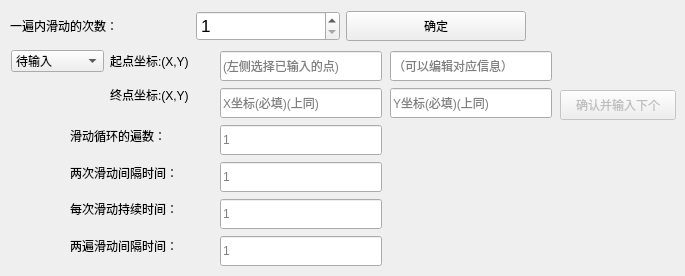
   <widget class="QWidget" name="multi_drag_test">
    <attribute name="title">
     <string>多线滑动测试</string>
    </attribute>
    <widget class="QWidget" name="layoutWidget">
     <property name="geometry">
      <rect>
       <x>220</x>
       <y>50</y>
       <width>162</width>
       <height>217</height>
      </rect>
     </property>
     <layout class="QGridLayout" name="gridLayout_3">
      <item row="0" column="0">
       <widget class="QLineEdit" name="v_m_drag_start_p_x">
        <property name="minimumSize">
         <size>
          <width>160</width>
          <height>30</height>
         </size>
        </property>
        <property name="maximumSize">
         <size>
          <width>16777215</width>
          <height>30</height>
         </size>
        </property>
        <property name="font">
         <font>
          <pointsize>9</pointsize>
         </font>
        </property>
        <property name="placeholderText">
         <string>(左侧选择已输入的点)</string>
        </property>
       </widget>
      </item>
      <item row="1" column="0">
       <widget class="QLineEdit" name="v_m_drag_end_p_x">
        <property name="minimumSize">
         <size>
          <width>0</width>
          <height>30</height>
         </size>
        </property>
        <property name="maximumSize">
         <size>
          <width>16777215</width>
          <height>30</height>
         </size>
        </property>
        <property name="font">
         <font>
          <pointsize>9</pointsize>
         </font>
        </property>
        <property name="text">
         <string/>
        </property>
        <property name="placeholderText">
         <string>X坐标(必填)(上同)</string>
        </property>
       </widget>
      </item>
      <item row="2" column="0">
       <widget class="QLineEdit" name="v_m_drag_loop_num">
        <property name="minimumSize">
         <size>
          <width>0</width>
          <height>30</height>
         </size>
        </property>
        <property name="maximumSize">
         <size>
          <width>16777215</width>
          <height>30</height>
         </size>
        </property>
        <property name="font">
         <font>
          <pointsize>9</pointsize>
         </font>
        </property>
        <property name="placeholderText">
         <string>1</string>
        </property>
       </widget>
      </item>
      <item row="3" column="0">
       <widget class="QLineEdit" name="v_m_drag_i_time">
        <property name="minimumSize">
         <size>
          <width>0</width>
          <height>30</height>
         </size>
        </property>
        <property name="maximumSize">
         <size>
          <width>16777215</width>
          <height>30</height>
         </size>
        </property>
        <property name="font">
         <font>
          <pointsize>9</pointsize>
         </font>
        </property>
        <property name="placeholderText">
         <string>1</string>
        </property>
       </widget>
      </item>
      <item row="4" column="0">
       <widget class="QLineEdit" name="v_m_drag_time">
        <property name="minimumSize">
         <size>
          <width>0</width>
          <height>30</height>
         </size>
        </property>
        <property name="maximumSize">
         <size>
          <width>16777215</width>
          <height>30</height>
         </size>
        </property>
        <property name="font">
         <font>
          <pointsize>9</pointsize>
         </font>
        </property>
        <property name="placeholderText">
         <string>1</string>
        </property>
       </widget>
      </item>
      <item row="5" column="0">
       <widget class="QLineEdit" name="v_m_drag_trip_i_time">
        <property name="minimumSize">
         <size>
          <width>0</width>
          <height>30</height>
         </size>
        </property>
        <property name="maximumSize">
         <size>
          <width>16777215</width>
          <height>30</height>
         </size>
        </property>
        <property name="font">
         <font>
          <pointsize>9</pointsize>
         </font>
        </property>
        <property name="placeholderText">
         <string>1</string>
        </property>
       </widget>
      </item>
     </layout>
    </widget>
    <widget class="QWidget" name="layoutWidget">
     <property name="geometry">
      <rect>
       <x>390</x>
       <y>50</y>
       <width>162</width>
       <height>69</height>
      </rect>
     </property>
     <layout class="QGridLayout" name="gridLayout_9">
      <item row="2" column="0">
       <widget class="QLineEdit" name="v_m_drag_end_p_y">
        <property name="minimumSize">
         <size>
          <width>0</width>
          <height>30</height>
         </size>
        </property>
        <property name="maximumSize">
         <size>
          <width>16777215</width>
          <height>30</height>
         </size>
        </property>
        <property name="font">
         <font>
          <pointsize>9</pointsize>
         </font>
        </property>
        <property name="placeholderText">
         <string>Y坐标(必填)(上同)</string>
        </property>
       </widget>
      </item>
      <item row="1" column="0">
       <widget class="QLineEdit" name="v_m_drag_start_p_y">
        <property name="minimumSize">
         <size>
          <width>160</width>
          <height>30</height>
         </size>
        </property>
        <property name="maximumSize">
         <size>
          <width>16777215</width>
          <height>30</height>
         </size>
        </property>
        <property name="font">
         <font>
          <pointsize>9</pointsize>
         </font>
        </property>
        <property name="placeholderText">
         <string>（可以编辑对应信息）</string>
        </property>
       </widget>
      </item>
     </layout>
    </widget>
    <widget class="QWidget" name="layoutWidget">
     <property name="geometry">
      <rect>
       <x>70</x>
       <y>120</y>
       <width>138</width>
       <height>141</height>
      </rect>
     </property>
     <layout class="QGridLayout" name="gridLayout_10">
      <item row="3" column="0">
       <widget class="QLabel" name="m_drag_trip_i_time">
        <property name="font">
         <font>
          <pointsize>9</pointsize>
         </font>
        </property>
        <property name="whatsThis">
         <string>&lt;html&gt;&lt;head/&gt;&lt;body&gt;&lt;p&gt;该输入框设置的是遍与遍之间的滑动间隔，即一遍的n次滑动结束以后，直到下一个n次滑动开始的间隔。针对一个点的点击测试。取值范围为&amp;gt;0的浮点数。不填默认为1。单位为秒。&lt;/p&gt;&lt;/body&gt;&lt;/html&gt;</string>
        </property>
        <property name="text">
         <string>两遍滑动间隔时间：</string>
        </property>
       </widget>
      </item>
      <item row="2" column="0">
       <widget class="QLabel" name="m_drag_time">
        <property name="font">
         <font>
          <pointsize>9</pointsize>
         </font>
        </property>
        <property name="whatsThis">
         <string>&lt;html&gt;&lt;head/&gt;&lt;body&gt;&lt;p&gt;每次滑动时间。取值范围为&amp;gt;0的浮点数。不填默认为1。单位为秒。&lt;/p&gt;&lt;/body&gt;&lt;/html&gt;</string>
        </property>
        <property name="text">
         <string>每次滑动持续时间：</string>
        </property>
       </widget>
      </item>
      <item row="1" column="0">
       <widget class="QLabel" name="m_drag_i_time">
        <property name="font">
         <font>
          <pointsize>9</pointsize>
         </font>
        </property>
        <property name="whatsThis">
         <string>&lt;html&gt;&lt;head/&gt;&lt;body&gt;&lt;p&gt;两次滑动间隔时间。取值范围为&amp;gt;0的浮点数。不填默认为1。单位为秒。&lt;/p&gt;&lt;/body&gt;&lt;/html&gt;</string>
        </property>
        <property name="text">
         <string>两次滑动间隔时间：</string>
        </property>
       </widget>
      </item>
      <item row="0" column="0">
       <widget class="QLabel" name="m_drag_loop_num">
        <property name="font">
         <font>
          <pointsize>9</pointsize>
         </font>
        </property>
        <property name="whatsThis">
         <string>&lt;html&gt;&lt;head/&gt;&lt;body&gt;&lt;p&gt;滑动循环的遍数。取值范围为&amp;gt;=1的整数。不填默认为1。单位为次。&lt;/p&gt;&lt;/body&gt;&lt;/html&gt;</string>
        </property>
        <property name="text">
         <string>滑动循环的遍数：</string>
        </property>
       </widget>
      </item>
     </layout>
    </widget>
    <widget class="QWidget" name="layoutWidget">
     <property name="geometry">
      <rect>
       <x>10</x>
       <y>10</y>
       <width>516</width>
       <height>32</height>
      </rect>
     </property>
     <layout class="QGridLayout" name="gridLayout_11">
      <item row="0" column="0">
       <widget class="QLabel" name="m_drag_num">
        <property name="font">
         <font>
          <pointsize>9</pointsize>
         </font>
        </property>
        <property name="whatsThis">
         <string>&lt;html&gt;&lt;head/&gt;&lt;body&gt;&lt;p&gt;一遍内滑动的次数。取值范围为&amp;gt;=1的整数。调整数字后必须点击确定按钮。单位为次。&lt;/p&gt;&lt;/body&gt;&lt;/html&gt;</string>
        </property>
        <property name="text">
         <string>一遍内滑动的次数：                </string>
        </property>
       </widget>
      </item>
      <item row="0" column="1">
       <widget class="QSpinBox" name="v_m_drag_num">
        <property name="minimumSize">
         <size>
          <width>144</width>
          <height>30</height>
         </size>
        </property>
        <property name="maximumSize">
         <size>
          <width>144</width>
          <height>144</height>
         </size>
        </property>
        <property name="font">
         <font>
          <pointsize>13</pointsize>
         </font>
        </property>
        <property name="minimum">
         <number>1</number>
        </property>
        <property name="maximum">
         <number>10</number>
        </property>
        <property name="value">
         <number>1</number>
        </property>
       </widget>
      </item>
      <item row="0" column="2">
       <widget class="QPushButton" name="confirmMultiDragButton">
        <property name="minimumSize">
         <size>
          <width>0</width>
          <height>30</height>
         </size>
        </property>
        <property name="maximumSize">
         <size>
          <width>16777215</width>
          <height>30</height>
         </size>
        </property>
        <property name="font">
         <font>
          <pointsize>9</pointsize>
         </font>
        </property>
        <property name="text">
         <string>确定</string>
        </property>
       </widget>
      </item>
     </layout>
    </widget>
    <widget class="QPushButton" name="multiDragNextButton">
     <property name="enabled">
      <bool>false</bool>
     </property>
     <property name="geometry">
      <rect>
       <x>560</x>
       <y>90</y>
       <width>116</width>
       <height>30</height>
      </rect>
     </property>
     <property name="minimumSize">
      <size>
       <width>0</width>
       <height>30</height>
      </size>
     </property>
     <property name="maximumSize">
      <size>
       <width>16777215</width>
       <height>30</height>
      </size>
     </property>
     <property name="font">
      <font>
       <pointsize>9</pointsize>
      </font>
     </property>
     <property name="text">
      <string>确认并输入下个</string>
     </property>
    </widget>
    <widget class="QWidget" name="layoutWidget">
     <property name="geometry">
      <rect>
       <x>11</x>
       <y>50</y>
       <width>192</width>
       <height>61</height>
      </rect>
     </property>
     <layout class="QGridLayout" name="gridLayout_6">
      <item row="0" column="0">
       <widget class="QComboBox" name="dragSelectComboBox">
        <property name="whatsThis">
         <string>设置多点点击的point的个数数后，可以在这里编辑每个点的信息
如果没有设置好每个点的坐标，会有相应提示，请补充完成</string>
        </property>
        <property name="autoFillBackground">
         <bool>true</bool>
        </property>
        <property name="editable">
         <bool>false</bool>
        </property>
        <property name="duplicatesEnabled">
         <bool>false</bool>
        </property>
        <property name="frame">
         <bool>true</bool>
        </property>
        <item>
         <property name="text">
          <string>待输入</string>
         </property>
        </item>
       </widget>
      </item>
      <item row="0" column="1">
       <widget class="QLabel" name="m_drag_start_p">
        <property name="font">
         <font>
          <pointsize>9</pointsize>
         </font>
        </property>
        <property name="whatsThis">
         <string>&lt;html&gt;&lt;head/&gt;&lt;body&gt;&lt;p&gt;起点的坐标(X,Y)。X的取值范围为(0,分辨率X)，Y的取值范围为(0,分辨率Y)。&lt;/p&gt;&lt;/body&gt;&lt;/html&gt;</string>
        </property>
        <property name="text">
         <string>起点坐标:(X,Y)</string>
        </property>
       </widget>
      </item>
      <item row="1" column="1">
       <widget class="QLabel" name="m_drag_end_p">
        <property name="font">
         <font>
          <pointsize>9</pointsize>
         </font>
        </property>
        <property name="whatsThis">
         <string>&lt;html&gt;&lt;head/&gt;&lt;body&gt;&lt;p&gt;终点的坐标(X,Y)。X的取值范围为(0,分辨率X)，Y的取值范围为(0,分辨率Y)。&lt;/p&gt;&lt;/body&gt;&lt;/html&gt;</string>
        </property>
        <property name="text">
         <string>终点坐标:(X,Y)</string>
        </property>
       </widget>
      </item>
     </layout>
    </widget>
   </widget>
